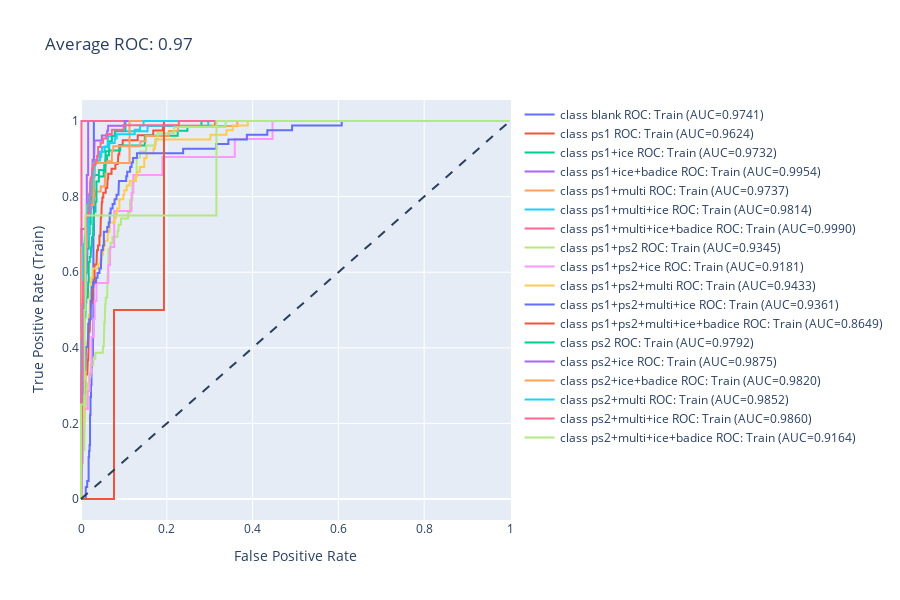
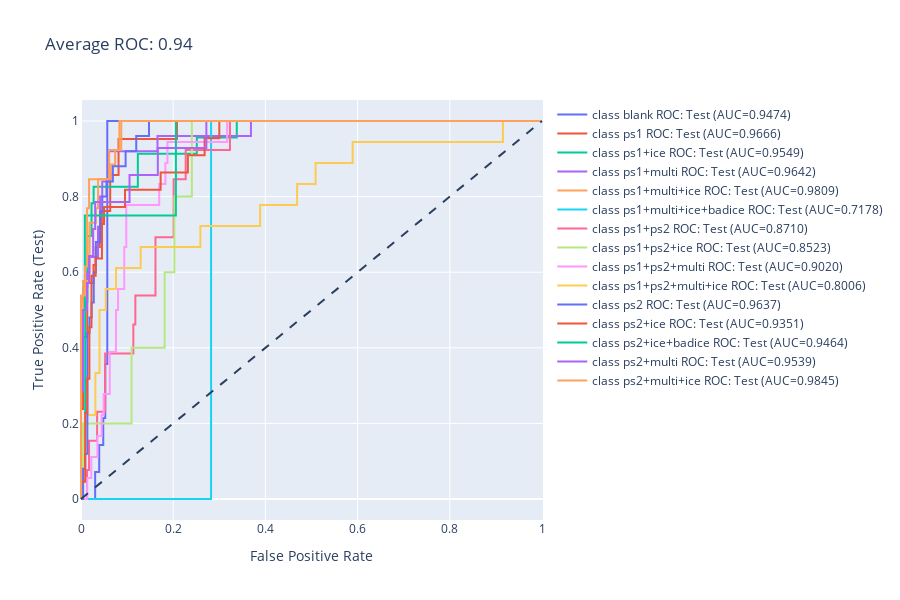
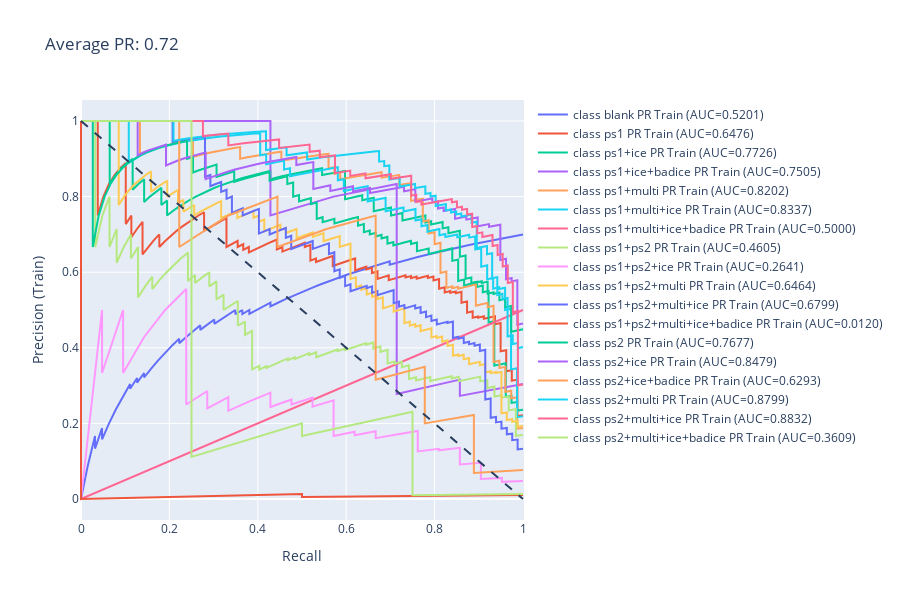
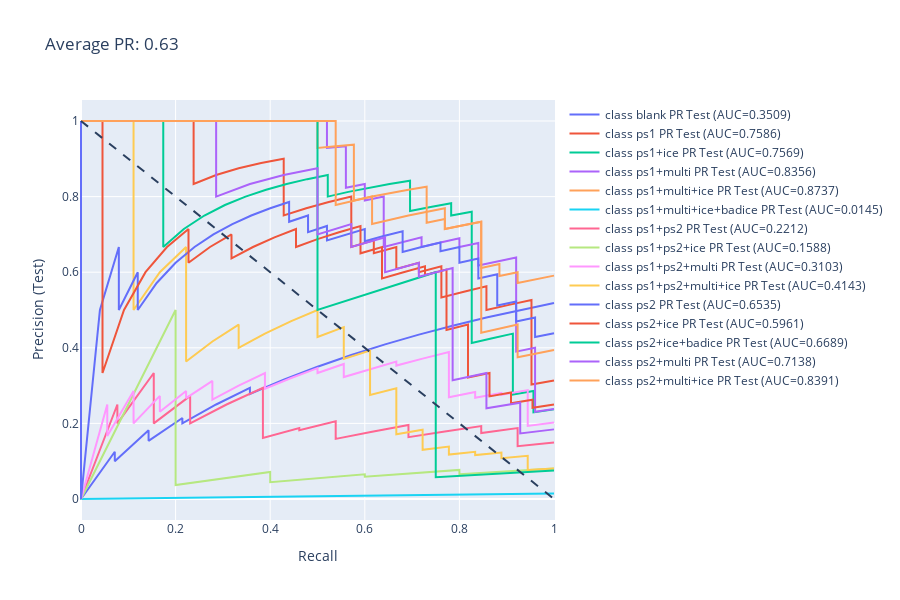

Here is the notebook cell these charts were saved with, in order:
### Code cell
plot_pr_multi_class(y_train, y_score_train, y_test, y_score_test)
